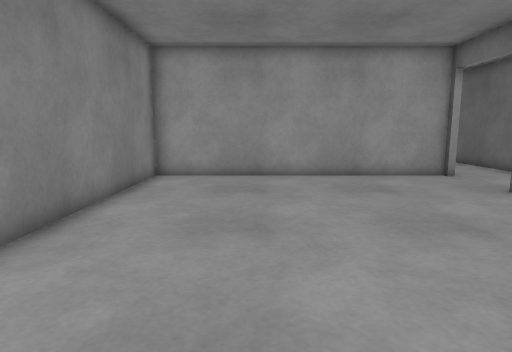
[1] (above)

22 first-person views from a walk through a robot-simulator world made for Gazebo. The camera is 0.94 m above the floor, tilts 8° down and sees 75° across. The floor is counted in squares, 0.5 m on a side. Each view is taken from the middle of a square. On the plan, view 1 faces up. The plan holds only what a view shows up to about 17 squares ahead; the rest is blank. The place goes on beyond the plan.

[2]
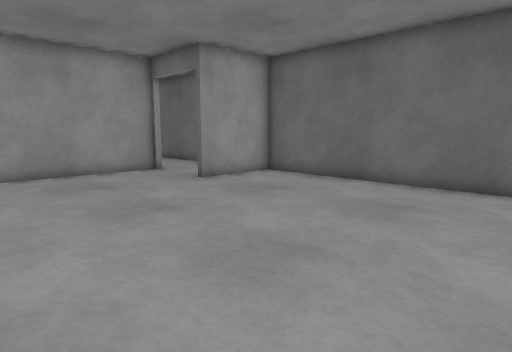

[3]
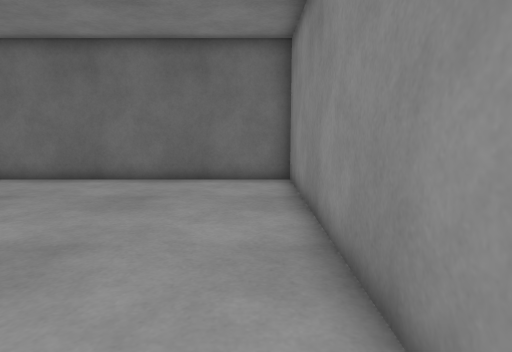

[4]
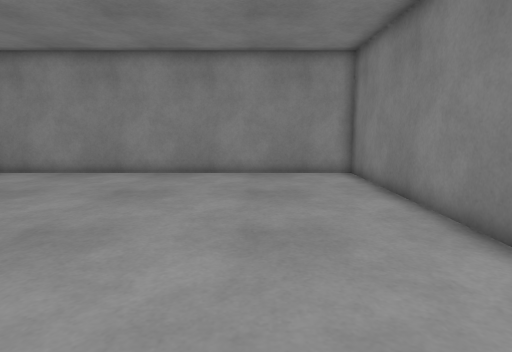

[5]
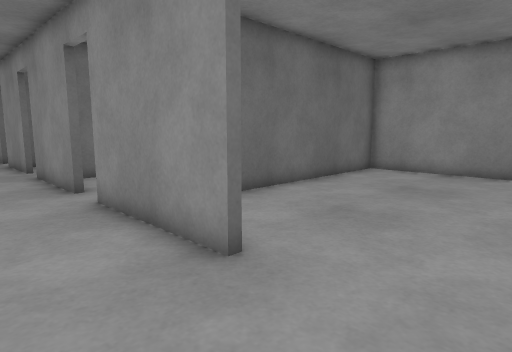

[6]
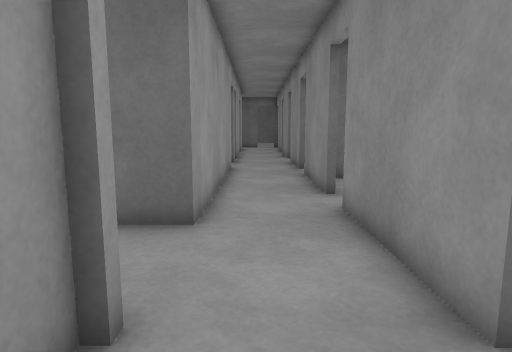

[7]
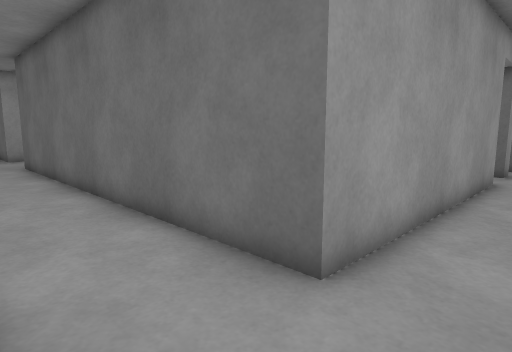

[8]
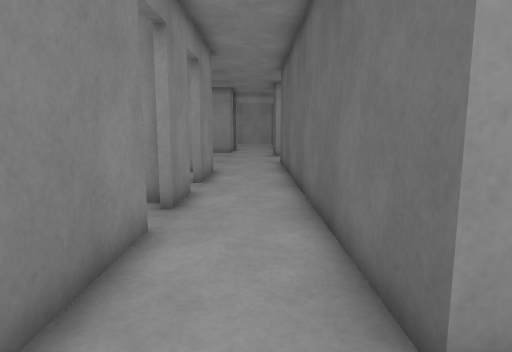

[9]
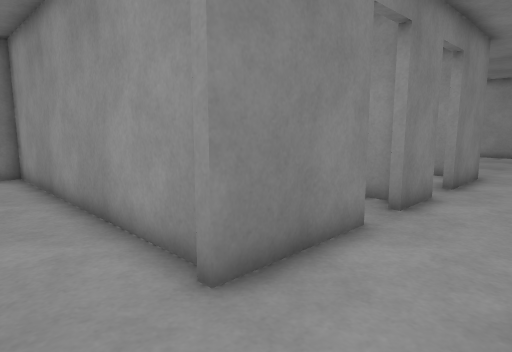

[10]
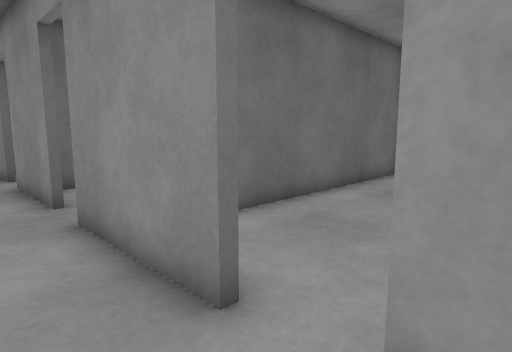

[11]
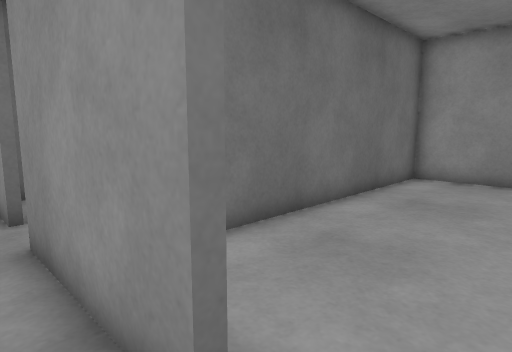

[12]
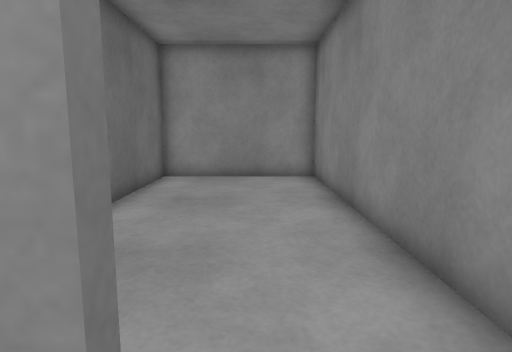

[13]
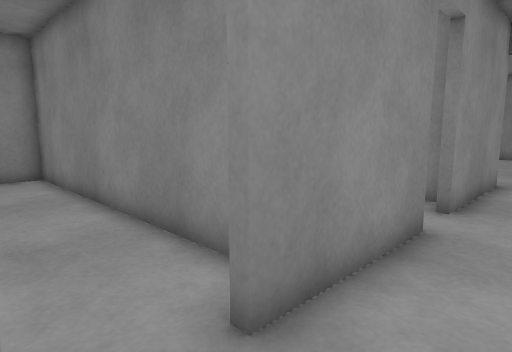

[14]
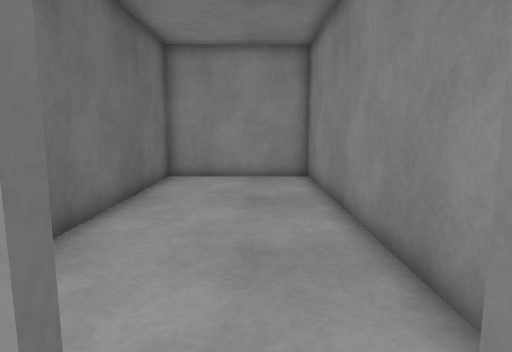

[15]
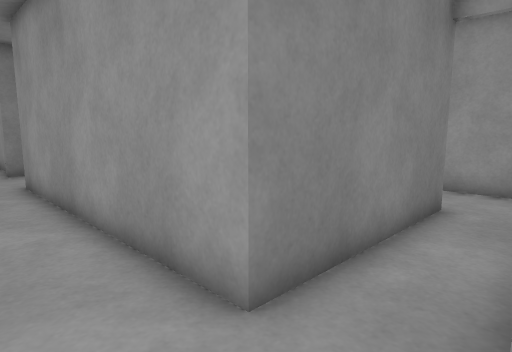

[16]
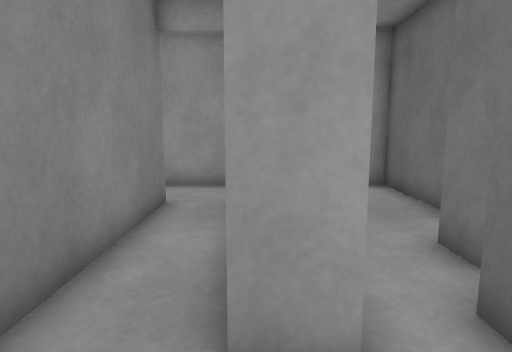

[17]
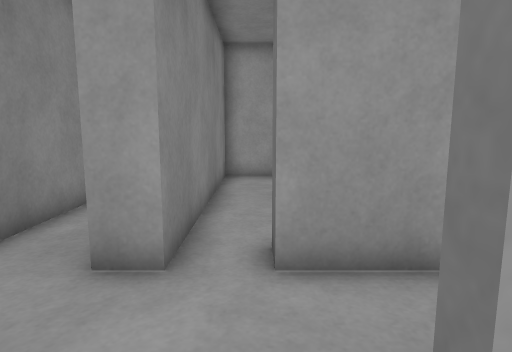

[18]
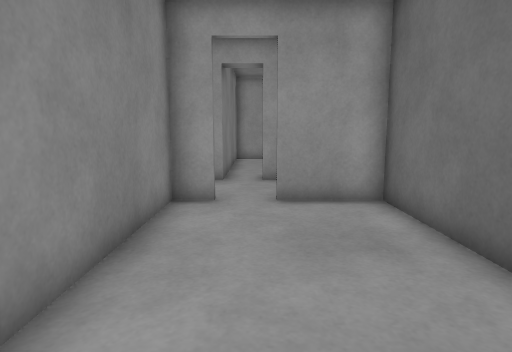

[19]
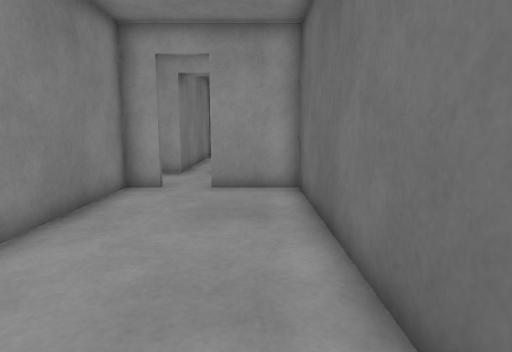

[20]
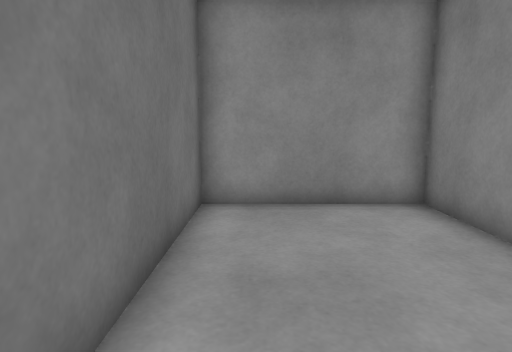

[21]
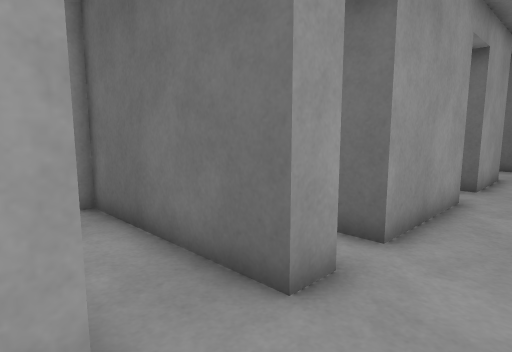

[22]
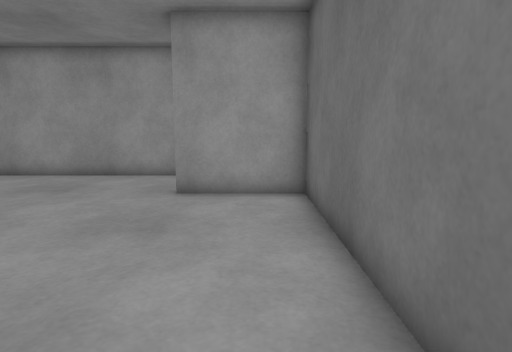

### Floor plan
Points are (right, up) in squares from view 1. A wall is a line through its corners. A room is listed if a view was taken in it or the views show most of it. See-through windows are left out.
Room 1 (views 1, 2, 3, 4, 5, 6, 22)
walls: (7.8, 13.6) (-4.1, 13.6) (-4.1, -2.3) (11.5, -2.3); (11.4, -2.4) (11.4, 9.7) (7.6, 9.7)
ways out: opening at (8, 12) to room 2
Room 2 (views 7, 8, 9, 10, 11, 12, 13, 14, 15, 16, 21)
walls: (14.5, 10) (19.1, 10); (20.8, 10) (25, 10); (7.6, 10) (12.9, 10); (24.8, 13.2) (23.8, 13.2) (23.8, 19.3); (21.7, 19.5) (21.7, 13.2) (11.4, 13.2) (11.4, 18.4); (8, 17.1) (8, 13.2)
ways out: opening at (8, 12) to room 1; opening at (13.5, 10) to room 4; opening at (8, 18); opening at (9.5, 19.5); opening at (20, 10); opening at (24, 12)
Room 3 (views 17, 18, 19, 20)
walls: (23.8, 0.8) (23.8, -2.3) (29.4, -2.3) (29.4, 9.7) (26.5, 9.7); (25, 9.7) (23.8, 9.7) (23.8, 3.6)
ways out: opening at (25.5, 10)
Room 4 (no view inside)
walls: (11.7, 9.4) (11.7, -2.4); (11.5, -2.3) (17.7, -2.3) (17.7, 9)
ways out: opening at (13.5, 10) to room 2

Positions as (right, up) in squares from view 1, and headings:
1: (0, 0), facing up
2: (0, -1), facing up-right
3: (-1, -1), facing right
4: (0, 12), facing down
5: (4, 13), facing down-right
6: (5, 12), facing right
7: (8, 11), facing up-right
8: (10, 11), facing up
9: (11, 11), facing up-left
10: (12, 12), facing down-right
11: (13, 11), facing down-right
12: (14, 11), facing down
13: (21, 12), facing down-left
14: (20, 11), facing down
15: (24, 11), facing up-left
16: (24, 11), facing up
17: (26, 9), facing up
18: (26, 1), facing up
19: (28, -1), facing up
20: (28, 6), facing down
21: (21, 11), facing up-right
22: (10, 0), facing up
